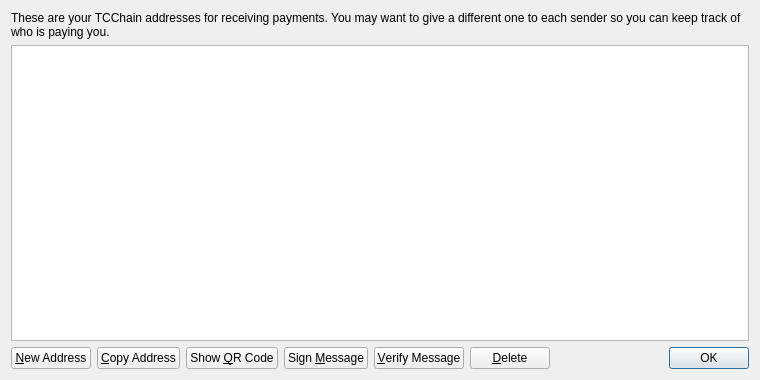
<?xml version="1.0" encoding="UTF-8"?>
<ui version="4.0">
 <class>AddressBookPage</class>
 <widget class="QWidget" name="AddressBookPage">
  <property name="geometry">
   <rect>
    <x>0</x>
    <y>0</y>
    <width>760</width>
    <height>380</height>
   </rect>
  </property>
  <property name="windowTitle">
   <string>Address Book</string>
  </property>
  <layout class="QVBoxLayout" name="verticalLayout">
   <item>
    <widget class="QLabel" name="labelExplanation">
     <property name="text">
      <string>These are your TCChain addresses for receiving payments. You may want to give a different one to each sender so you can keep track of who is paying you.</string>
     </property>
     <property name="textFormat">
      <enum>Qt::PlainText</enum>
     </property>
     <property name="wordWrap">
      <bool>true</bool>
     </property>
    </widget>
   </item>
   <item>
    <widget class="QTableView" name="tableView">
     <property name="contextMenuPolicy">
      <enum>Qt::CustomContextMenu</enum>
     </property>
     <property name="toolTip">
      <string>Double-click to edit address or label</string>
     </property>
     <property name="tabKeyNavigation">
      <bool>false</bool>
     </property>
     <property name="selectionMode">
      <enum>QAbstractItemView::SingleSelection</enum>
     </property>
     <property name="selectionBehavior">
      <enum>QAbstractItemView::SelectRows</enum>
     </property>
     <property name="sortingEnabled">
      <bool>true</bool>
     </property>
     <attribute name="verticalHeaderVisible">
      <bool>false</bool>
     </attribute>
    </widget>
   </item>
   <item>
    <layout class="QHBoxLayout" name="horizontalLayout">
     <item>
      <widget class="QPushButton" name="newAddressButton">
       <property name="toolTip">
        <string>Create a new address</string>
       </property>
       <property name="text">
        <string>&amp;New Address</string>
       </property>
      </widget>
     </item>
     <item>
      <widget class="QPushButton" name="copyToClipboard">
       <property name="toolTip">
        <string>Copy the currently selected address to the system clipboard</string>
       </property>
       <property name="text">
        <string>&amp;Copy Address</string>
       </property>
      </widget>
     </item>
     <item>
      <widget class="QPushButton" name="showQRCode">
       <property name="text">
        <string>Show &amp;QR Code</string>
       </property>
      </widget>
     </item>
     <item>
      <widget class="QPushButton" name="signMessage">
       <property name="toolTip">
        <string>Sign a message to prove you own a TCChain address</string>
       </property>
       <property name="text">
        <string>Sign &amp;Message</string>
       </property>
      </widget>
     </item>
     <item>
      <widget class="QPushButton" name="verifyMessage">
       <property name="toolTip">
        <string>Verify a message to ensure it was signed with a specified TCChain address</string>
       </property>
       <property name="text">
        <string>&amp;Verify Message</string>
       </property>
      </widget>
     </item>
     <item>
      <widget class="QPushButton" name="deleteButton">
       <property name="toolTip">
        <string>Delete the currently selected address from the list</string>
       </property>
       <property name="text">
        <string>&amp;Delete</string>
       </property>
      </widget>
     </item>
     <item>
      <spacer name="horizontalSpacer">
       <property name="orientation">
        <enum>Qt::Horizontal</enum>
       </property>
       <property name="sizeHint" stdset="0">
        <size>
         <width>40</width>
         <height>20</height>
        </size>
       </property>
      </spacer>
     </item>
     <item>
      <widget class="QDialogButtonBox" name="buttonBox">
       <property name="sizePolicy">
        <sizepolicy hsizetype="Maximum" vsizetype="Fixed">
         <horstretch>0</horstretch>
         <verstretch>0</verstretch>
        </sizepolicy>
       </property>
       <property name="standardButtons">
        <set>QDialogButtonBox::Ok</set>
       </property>
      </widget>
     </item>
    </layout>
   </item>
  </layout>
 </widget>
 <resources>
  <include location="../bitcoin.qrc"/>
 </resources>
 <connections/>
</ui>
